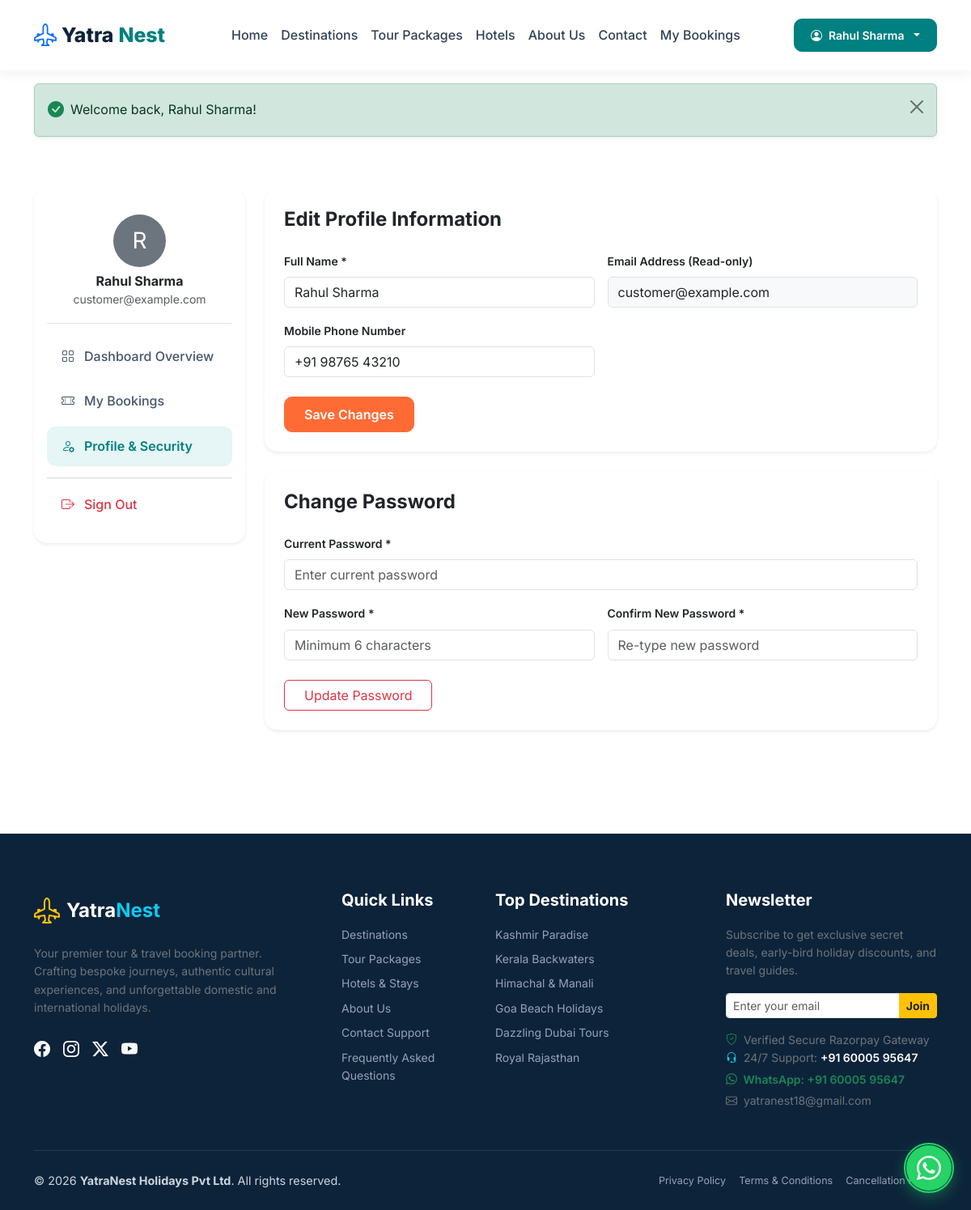
/profile (signed in), run on the app's committed database.
### tables this page shows
CREATE TABLE `users` (
  `id` int(10) unsigned NOT NULL AUTO_INCREMENT,
  `name` varchar(150) NOT NULL,
  `email` varchar(191) NOT NULL,
  `phone` varchar(25) DEFAULT NULL,
  `password_hash` varchar(255) NOT NULL,
  `status` enum('active','suspended') DEFAULT 'active',
  `avatar` varchar(255) DEFAULT NULL,
  `created_at` timestamp NOT NULL DEFAULT current_timestamp(),
  `updated_at` timestamp NOT NULL DEFAULT current_timestamp() ON UPDATE current_timestamp(),
  PRIMARY KEY (`id`),
  UNIQUE KEY `email` (`email`),
  KEY `idx_users_email` (`email`),
  KEY `idx_users_status` (`status`)
);

### app/Core/View.php (called while the page is built, shortened)
<?php
class View {
    private string $viewsPath;
    public function __construct(string $viewsPath) {
        $this->viewsPath = rtrim($viewsPath, '/\\');
    }
    public function render(string $view, array $data = [], ?string $layout = 'main'): void {
        $viewFile = $this->viewsPath . '/' . str_replace('.', '/', $view) . '.php';
        extract($data, EXTR_SKIP);
        require $viewFile;
        $layoutFile = $this->viewsPath . '/layouts/' . $layout . '.php';
        require $layoutFile;
    }
}

### app/Core/App.php (called while the page is built, shortened)
<?php
class App {
    private static ?self $instance = null;
    private array $config = [];
    private string $basePath;
    private Router $router;
    private Auth $auth;
    private View $view;
    public function __construct(string $basePath) {
        self::$instance = $this;
        $this->basePath = rtrim($basePath, '/\\');
        $this->auth = new Auth();
        $this->router = new Router();
        $this->view = new View($this->basePath . '/app/Views');
    }
    public static function getInstance(): self {
        return self::$instance ?? new self(dirname(__DIR__, 2));
    }
    public function getAuth(): Auth {
        return $this->auth;
    }
    public function renderView(string $view, array $data = [], ?string $layout = 'main'): void {
        $this->view->render($view, $data, $layout);
    }
    public function getConfig(string $key, mixed $default = null): mixed {
        $segments = explode('.', $key);
        $file = array_shift($segments);
        $value = $this->config[$file];
        foreach ($segments as $segment) {
            $value = $value[$segment];
        }
        return $value;
    }
    private function loadConfig(): void {
        foreach (['app', 'database', 'mail', 'razorpay'] as $cfg) {
            $path = $this->basePath . '/config/' . $cfg . '.php';
            if (file_exists($path)) {
                $this->config[$cfg] = require $path;
            }
        }
    }
    public function run(): void {
        $request = Request::createFromGlobals();
        $response = new Response();
        try {
            $this->router->dispatch($request, $response);
        } catch (\Throwable $e) {
            Logger::error("Unhandled exception: " . $e->getMessage(), [
                'file' => $e->getFile(),
                'line' => $e->getLine(),
                'trace' => $e->getTraceAsString(),
            ]);
            if (config('app.debug', false)) {
                $response->setStatusCode(500);
                view('front/errors/500', [
                    'title' => 'Server Error',
                    'message' => $e->getMessage(),
                    'trace' => $e->getTraceAsString(),
                    'file' => $e->getFile(),
                    'line' => $e->getLine()
                ]);
            } else {
                $response->setStatusCode(500);
                view('front/errors/500', [
                    'title' => 'Server Error',
                    'message' => 'An unexpected error occurred. Please try again later.'
                ]);
            }
        }
    }
}

### app/Helpers/Helpers.php (called while the page is built, shortened)
<?php
if (!function_exists('app')) {
    function app(): App {
        return App::getInstance();
    }
}
if (!function_exists('config')) {
    function config(string $key, mixed $default = null): mixed {
        return app()->getConfig($key, $default);
    }
}
if (!function_exists('url')) {
    function url(string $path = ''): string {
        $baseUrl = rtrim(config('app.url', 'http://localhost:8000'), '/');
        $path = ltrim($path, '/');
        return $path === '' ? $baseUrl : $baseUrl . '/' . $path;
    }
}
if (!function_exists('e')) {
    function e(?string $value): string {
        return htmlspecialchars((string)($value ?? ''), ENT_QUOTES | ENT_SUBSTITUTE, 'UTF-8');
    }
}
if (!function_exists('auth')) {
    function auth(): Auth {
        return app()->getAuth();
    }
}
if (!function_exists('view')) {
    function view(string $viewPath, array $data = [], ?string $layout = 'main'): void {
        App::getInstance()->renderView($viewPath, $data, $layout);
    }
}

### app/Core/Controller.php (called while the page is built, shortened)
<?php
abstract class Controller {
    protected function render(string $view, array $data = [], ?string $layout = 'main'): void {
        view($view, $data, $layout);
    }
}

### app/Controllers/Front/CustomerDashboardController.php (called while the page is built, shortened)
<?php
class CustomerDashboardController extends Controller {
    public function profile(Request $request, Response $response): void {
        $this->render('front/customer/profile', [
            'title' => 'Account Settings & Security',
            'user' => auth()->user()
        ]);
    }
}

### app/Core/Router.php (called while the page is built, shortened)
<?php
class Router {
    private array $routes = [];
    private function addRoute(string $method, string $path, array|callable $handler, array $middleware = []): void {
        $path = '/' . trim($path, '/');
        $pattern = preg_replace('/\{([a-zA-Z0-9_]+)\}/', '(?P<$1>[^/]+)', $path);
        $regex = '#^' . $pattern . '$#';
        $this->routes[] = [
            'method' => strtoupper($method),
            'path' => $path,
            'regex' => $regex,
            'handler' => $handler,
            'middleware' => $middleware,
        ];
    }
    public function dispatch(Request $request, Response $response): mixed {
        $requestMethod = $request->getMethod();
        $requestPath = $request->getPath();
        foreach ($this->routes as $route) {
            if ($route['method'] !== $requestMethod) {
                continue;
            }
            if (preg_match($route['regex'], $requestPath, $matches)) {
                $params = [];
                $handler = $route['handler'];
                if (is_array($handler) && count($handler) === 2) {
                    [$class, $action] = $handler;
                    $controller = new $class();
                    return call_user_func_array([$controller, $action], array_merge([$request, $response], array_values($params)));
                }
            }
        }
        return null;
    }
}

### public/index.php (called while the page is built, shortened)
<?php
require_once dirname(__DIR__) . '/app/Helpers/Helpers.php';
$app = new App(dirname(__DIR__));
$app->run();

### app/Core/Auth.php (called while the page is built, shortened)
<?php
class Auth {
    private ?array $currentUser = null;
    public function check(): bool {
        return Session::has('user_id');
    }
    public function id(): ?int {
        return Session::get('user_id');
    }
    public function user(): ?array {
        if ($this->currentUser === null) {
            $db = Database::getConnection();
            $stmt = $db->prepare("
                SELECT u.*, GROUP_CONCAT(r.name) as roles_list
                FROM users u
                LEFT JOIN user_roles ur ON u.id = ur.user_id
                LEFT JOIN roles r ON ur.role_id = r.id
                WHERE u.id = :id AND u.status = 'active'
                GROUP BY u.id
            ");
            $stmt->execute([':id' => $this->id()]);
            $user = $stmt->fetch();
            if ($user) {
                $user['roles'] = !empty($user['roles_list']) ? explode(',', $user['roles_list']) : [];
                $this->currentUser = $user;
            } else {
                $this->logout();
            }
        }
        return $this->currentUser;
    }
    public function hasRole(string ...$roles): bool {
        $user = $this->user();
        return false;
    }
}

### app/Core/Session.php (called while the page is built, shortened)
<?php
class Session {
    public static function has(string $key): bool {
        return isset($_SESSION[$key]);
    }
}

### app/Views/front/customer/profile.php (the view, shortened to what this page needs)
<div class="container py-5">
    <div class="row g-4">
        <div class="col-lg-3">
            <div class="card p-3 border-0 shadow-sm rounded-4 bg-white">
                <div class="text-center p-3 border-bottom mb-3">
                    <div class="rounded-circle bg-secondary text-white d-inline-flex align-items-center justify-content-center fs-3 mb-2" style="width: 65px; height: 65px;">
                        <?= strtoupper(substr($user['name'], 0, 1)) ?>
                    </div>
                    <h6 class="fw-bold text-dark mb-0"><?= e($user['name']) ?></h6>
                    <span class="small text-muted"><?= e($user['email']) ?></span>
                </div>
                <nav class="d-flex flex-column">
                    <a href="<?= url('/dashboard') ?>" class="dashboard-sidebar-item">
                        <i class="bi bi-grid"></i> Dashboard Overview
                    </a>
                    <a href="<?= url('/my-bookings') ?>" class="dashboard-sidebar-item">
                        <i class="bi bi-ticket-perforated"></i> My Bookings
                    </a>
                    <a href="<?= url('/profile') ?>" class="dashboard-sidebar-item active">
                        <i class="bi bi-person-gear"></i> Profile & Security
                    </a>
                    <hr class="my-2 text-muted">
                    <form method="POST" action="<?= url('/logout') ?>" class="m-0">
                        <button type="submit" class="dashboard-sidebar-item w-100 text-start border-0 bg-transparent text-danger">
                            <i class="bi bi-box-arrow-right"></i> Sign Out
                        </button>
                    </form>
                </nav>
            </div>
        </div>
        <div class="col-lg-9">
            <div class="card p-4 border-0 shadow-sm rounded-4 bg-white mb-4">
                <h4 class="fw-bold text-dark mb-4">Edit Profile Information</h4>
                <form action="<?= url('/profile/update') ?>" method="POST">
                    <div class="row g-3">
                        <div class="col-md-6">
                            <label class="form-label small fw-semibold text-dark">Full Name *</label>
                            <input type="text" name="name" class="form-control" required value="<?= e($user['name']) ?>">
                        </div>
                        <div class="col-md-6">
                            <label class="form-label small fw-semibold text-dark">Email Address (Read-only)</label>
                            <input type="email" class="form-control bg-light" disabled value="<?= e($user['email']) ?>">
                        </div>
                        <div class="col-md-6">
                            <label class="form-label small fw-semibold text-dark">Mobile Phone Number</label>
                            <input type="tel" name="phone" class="form-control" value="<?= e($user['phone'] ?? '') ?>" placeholder="+91 98765 43210">
                        </div>
                    </div>
                    <div class="mt-4">
                        <button type="submit" class="btn yn-btn-primary px-4">Save Changes</button>
                    </div>
                </form>
            </div>
            <div class="card p-4 border-0 shadow-sm rounded-4 bg-white">
                <h4 class="fw-bold text-dark mb-4">Change Password</h4>
                <form action="<?= url('/profile/password') ?>" method="POST">
                    <div class="row g-3">
                        <div class="col-md-12">
                            <label class="form-label small fw-semibold text-dark">Current Password *</label>
                            <input type="password" name="current_password" class="form-control" required placeholder="Enter current password">
                        </div>
                        <div class="col-md-6">
                            <label class="form-label small fw-semibold text-dark">New Password *</label>
                            <input type="password" name="new_password" class="form-control" required placeholder="Minimum 6 characters">
                        </div>
                        <div class="col-md-6">
                            <label class="form-label small fw-semibold text-dark">Confirm New Password *</label>
                            <input type="password" name="new_password_confirmation" class="form-control" required placeholder="Re-type new password">
                        </div>
                    </div>
                    <div class="mt-4">
                        <button type="submit" class="btn btn-outline-danger px-4">Update Password</button>
                    </div>
                </form>
            </div>
        </div>
    </div>
</div>

### app/Views/partials/navbar.php (shortened to what this page needs)
<?php
$currentPath = $_SERVER['REQUEST_URI'] ?? '/';
$user = auth()->user();
?>
<nav class="navbar navbar-expand-lg navbar-yn sticky-top py-3">
    <div class="container">
        <a class="navbar-brand" href="<?= url('/') ?>">
            <i class="bi bi-airplane-engines text-primary fs-3"></i>
            Yatra<span>Nest</span>
        </a>
        <div class="collapse navbar-collapse" id="navbarMain">
            <ul class="navbar-nav mx-auto mb-2 mb-lg-0">
                <li class="nav-item">
                    <a class="nav-link <?= $currentPath === '/' ? 'active' : '' ?>" href="<?= url('/') ?>">Home</a>
                </li>
                <li class="nav-item">
                    <a class="nav-link <?= str_starts_with($currentPath, '/destinations') ? 'active' : '' ?>" href="<?= url('/destinations') ?>">Destinations</a>
                </li>
                <li class="nav-item">
                    <a class="nav-link <?= str_starts_with($currentPath, '/packages') ? 'active' : '' ?>" href="<?= url('/packages') ?>">Tour Packages</a>
                </li>
                <li class="nav-item">
                    <a class="nav-link <?= str_starts_with($currentPath, '/hotels') ? 'active' : '' ?>" href="<?= url('/hotels') ?>">Hotels</a>
                </li>
                <li class="nav-item">
                    <a class="nav-link <?= str_starts_with($currentPath, '/about') ? 'active' : '' ?>" href="<?= url('/about') ?>">About Us</a>
                </li>
                <li class="nav-item">
                    <a class="nav-link <?= str_starts_with($currentPath, '/contact') ? 'active' : '' ?>" href="<?= url('/contact') ?>">Contact</a>
                </li>
                <?php if ($user): ?>
                <li class="nav-item">
                    <a class="nav-link <?= str_starts_with($currentPath, '/my-bookings') ? 'active' : '' ?>" href="<?= url('/my-bookings') ?>">My Bookings</a>
                </li>
                <?php endif; ?>
            </ul>
            <div class="d-flex align-items-center gap-2">
                <?php if ($user): ?>
                    <div class="dropdown">
                        <button class="btn btn-sm yn-btn-secondary dropdown-toggle d-flex align-items-center gap-2" type="button" data-bs-toggle="dropdown" aria-expanded="false">
                            <i class="bi bi-person-circle"></i>
                            <span><?= e($user['name']) ?></span>
                        </button>
                    </div>
                <?php endif; ?>
            </div>
        </div>
    </div>
</nav>

### data on the page
users: name "Rahul Sharma", name "R", email "customer@example.com", phone "+91 98765 43210"

### other printed values
$successMsg "Welcome back, Rahul Sharma!"
